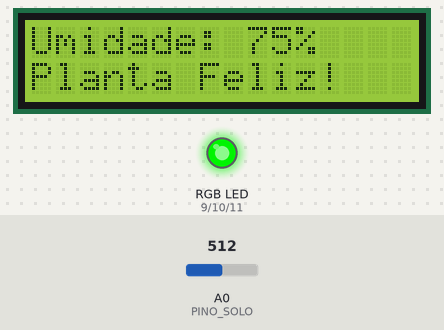
Recording of a sketch running on a simulated Arduino Uno, built with avr-gcc and run on an emulated ATmega328P. Shown: 16×2 character LCD, an RGB LED mixed from three pins (HIGH = lit). The test bench sets the inputs (shaded band); at power-on: A0 (PINO_SOLO) = 512. Pins used as bus, display or sensor lines are not drawn; what the sketch prints to the serial monitor is not drawn.

Above: at 1.2 s.
1.3 s: A0 (PINO_SOLO) set to 491
At 3.3 s:
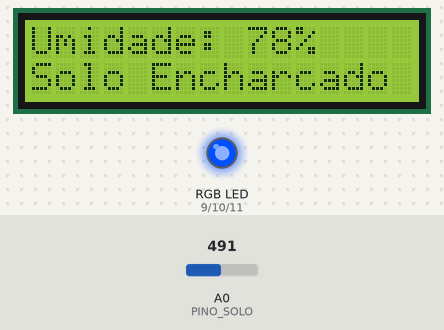
4.1 s: A0 (PINO_SOLO) set to 900
At 5.5 s:
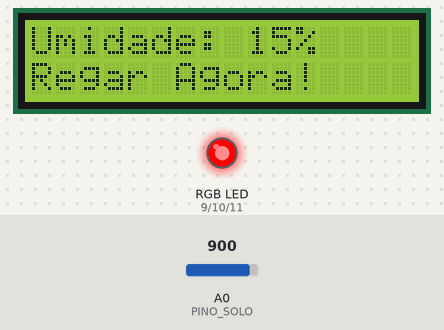
6.9 s: A0 (PINO_SOLO) set to 1023
At 8.8 s:
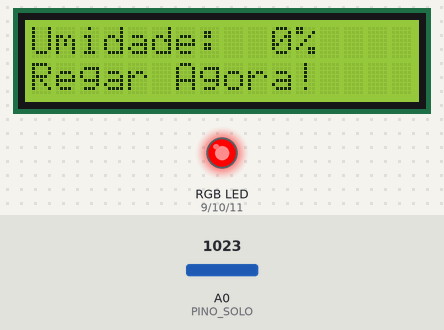
9.8 s: A0 (PINO_SOLO) set to 823
At 11.0 s:
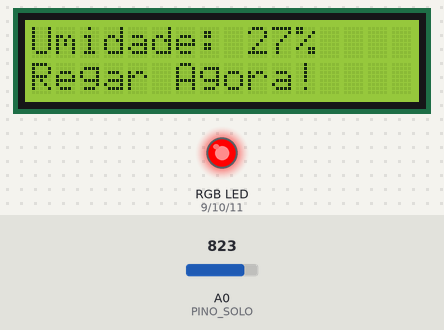
12.6 s: A0 (PINO_SOLO) set to 789
At 15.4 s:
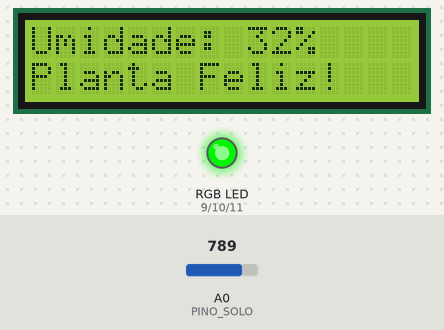
Timing chart, 0 to 16.9 s (numbered marks = the images above; inputs shaded):
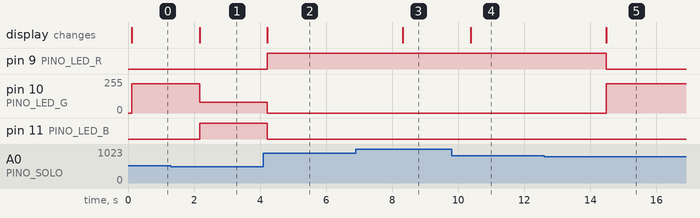

The sketch:

p63_monitor_de_umidade_da_planta.ino
```cpp
// ============================================================================
// Projeto 63 — Monitor de Umidade da Planta
// Placa: Arduino Uno R3 (ATmega328P) | Bibliotecas: Wire, LiquidCrystal I2C
// Material: 80 Projetos Arduino
// Sensor de solo com alimentação pulsada (D8), LCD 16x2 I2C e LED RGB
// ============================================================================

#include <Wire.h>
#include <LiquidCrystal_I2C.h>

const byte PINO_SOLO       = A0; // Saída analógica (AO) do sensor de solo
const byte PINO_VCC_SENSOR = 8;  // Alimenta o sensor apenas durante a leitura
const byte PINO_LED_R      = 9;  // Canal Vermelho do LED RGB
const byte PINO_LED_G      = 10; // Canal Verde do LED RGB
const byte PINO_LED_B      = 11; // Canal Azul do LED RGB
const byte PINO_I2C_SDA    = A4; // Barramento I2C SDA
const byte PINO_I2C_SCL    = A5; // Barramento I2C SCL

// AJUSTE AQUI: Calibre conforme os valores brutos da sua terra no Monitor Serial
const int LEITURA_SECO    = 1000;
const int LEITURA_MOLHADO = 350;

LiquidCrystal_I2C lcd(0x27, 16, 2);

void definirCor(byte r, byte g, byte b) {
  analogWrite(PINO_LED_R, r);
  analogWrite(PINO_LED_G, g);
  analogWrite(PINO_LED_B, b);
}

int lerUmidadeSolo(int &brutoOut) {
  digitalWrite(PINO_VCC_SENSOR, HIGH);
  delay(20); // Aguarda estabilização elétrica do módulo
  brutoOut = analogRead(PINO_SOLO);
  digitalWrite(PINO_VCC_SENSOR, LOW); // Desliga para evitar eletrólise nas hastes!

  int pct = map(brutoOut, LEITURA_SECO, LEITURA_MOLHADO, 0, 100);
  return constrain(pct, 0, 100);
}

void setup() {
  (void)PINO_I2C_SDA;
  (void)PINO_I2C_SCL;
  Serial.begin(9600);

  pinMode(PINO_VCC_SENSOR, OUTPUT);
  digitalWrite(PINO_VCC_SENSOR, LOW);
  pinMode(PINO_LED_R, OUTPUT);
  pinMode(PINO_LED_G, OUTPUT);
  pinMode(PINO_LED_B, OUTPUT);

  lcd.init();
  lcd.backlight();

  Serial.println(F("Sistema pronto! Monitor de Umidade da Planta (anti-oxidacao)."));
}

void loop() {
  int bruto = 0;
  int umidade = lerUmidadeSolo(bruto);

  lcd.setCursor(0, 0);
  lcd.print(F("Umidade: "));
  if (umidade < 10) lcd.print(' ');
  lcd.print(umidade);
  lcd.print(F("%    "));

  lcd.setCursor(0, 1);
  if (umidade < 30) {
    lcd.print(F("Regar Agora!    "));
    definirCor(255, 0, 0); // Vermelho
  } else if (umidade <= 75) {
    lcd.print(F("Planta Feliz!   "));
    definirCor(0, 220, 0); // Verde
  } else {
    lcd.print(F("Solo Encharcado "));
    definirCor(0, 80, 255); // Azul
  }

  Serial.print(F("Bruto A0: "));
  Serial.print(bruto);
  Serial.print(F(" | Umidade Relativa do Solo: "));
  Serial.print(umidade);
  Serial.println(F("%"));

  delay(2000);
}
```

Measured:
- the behaviour switches between 507 and 506 on A0 (PINO_SOLO) (found by bisection; images 0 and 1)
- the behaviour switches between 806 and 805 on A0 (PINO_SOLO) (found by bisection; images 4 and 5)
- after the input at 1.3 s, pin 10 (PINO_LED_G): 220/255 → 80/255 after 0.87 s; pin 11 (PINO_LED_B): LOW → HIGH after 0.87 s; the display: changes after 0.87 s (image 1)
- after the input at 4.1 s, pin 9 (PINO_LED_R): LOW → HIGH after 0.12 s; pin 10 (PINO_LED_G): 80/255 → 0/255 after 0.12 s; pin 11 (PINO_LED_B): HIGH → LOW after 0.12 s; the display: changes after 0.12 s (image 2)
- after the input at 6.9 s, the display: changes after 1.4 s (image 3)
- after the input at 9.8 s, the display: changes after 0.58 s (image 4)
- after the input at 12.6 s, pin 9 (PINO_LED_R): HIGH → LOW after 1.9 s; pin 10 (PINO_LED_G): 0/255 → 220/255 after 1.9 s; the display: changes after 1.9 s (image 5)
